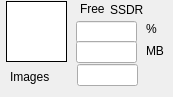
<?xml version="1.0" encoding="UTF-8"?>
<ui version="4.0">
 <class>ObcsWidget</class>
 <widget class="QWidget" name="ObcsWidget">
  <property name="geometry">
   <rect>
    <x>0</x>
    <y>0</y>
    <width>173</width>
    <height>97</height>
   </rect>
  </property>
  <property name="windowTitle">
   <string>Form</string>
  </property>
  <widget class="QLineEdit" name="Images">
   <property name="geometry">
    <rect>
     <x>77</x>
     <y>64</y>
     <width>61</width>
     <height>22</height>
    </rect>
   </property>
  </widget>
  <widget class="QLabel" name="label_4">
   <property name="geometry">
    <rect>
     <x>146</x>
     <y>21</y>
     <width>16</width>
     <height>16</height>
    </rect>
   </property>
   <property name="layoutDirection">
    <enum>Qt::LeftToRight</enum>
   </property>
   <property name="text">
    <string>%</string>
   </property>
  </widget>
  <widget class="QLabel" name="label_2">
   <property name="geometry">
    <rect>
     <x>80</x>
     <y>1</y>
     <width>31</width>
     <height>16</height>
    </rect>
   </property>
   <property name="text">
    <string>Free</string>
   </property>
  </widget>
  <widget class="QFrame" name="MemoryBar">
   <property name="geometry">
    <rect>
     <x>6</x>
     <y>1</y>
     <width>61</width>
     <height>61</height>
    </rect>
   </property>
   <property name="styleSheet">
    <string notr="true">border-width: 1px;
border-style: solid;
border-color: rgb(0, 0, 0);
background-color: rgb(255,255,255);</string>
   </property>
   <property name="frameShape">
    <enum>QFrame::StyledPanel</enum>
   </property>
   <property name="frameShadow">
    <enum>QFrame::Raised</enum>
   </property>
  </widget>
  <widget class="QLineEdit" name="FreeMemoryPercent">
   <property name="geometry">
    <rect>
     <x>76</x>
     <y>21</y>
     <width>61</width>
     <height>22</height>
    </rect>
   </property>
  </widget>
  <widget class="QLineEdit" name="FremMemoryMB">
   <property name="geometry">
    <rect>
     <x>76</x>
     <y>41</y>
     <width>61</width>
     <height>22</height>
    </rect>
   </property>
  </widget>
  <widget class="QLabel" name="label_5">
   <property name="geometry">
    <rect>
     <x>146</x>
     <y>41</y>
     <width>21</width>
     <height>20</height>
    </rect>
   </property>
   <property name="layoutDirection">
    <enum>Qt::LeftToRight</enum>
   </property>
   <property name="text">
    <string>MB</string>
   </property>
  </widget>
  <widget class="QLabel" name="label_1">
   <property name="geometry">
    <rect>
     <x>10</x>
     <y>67</y>
     <width>51</width>
     <height>20</height>
    </rect>
   </property>
   <property name="layoutDirection">
    <enum>Qt::RightToLeft</enum>
   </property>
   <property name="text">
    <string>Images</string>
   </property>
  </widget>
  <widget class="QLabel" name="label_3">
   <property name="geometry">
    <rect>
     <x>110</x>
     <y>0</y>
     <width>41</width>
     <height>20</height>
    </rect>
   </property>
   <property name="layoutDirection">
    <enum>Qt::RightToLeft</enum>
   </property>
   <property name="text">
    <string>SSDR</string>
   </property>
  </widget>
 </widget>
 <resources/>
 <connections/>
</ui>
